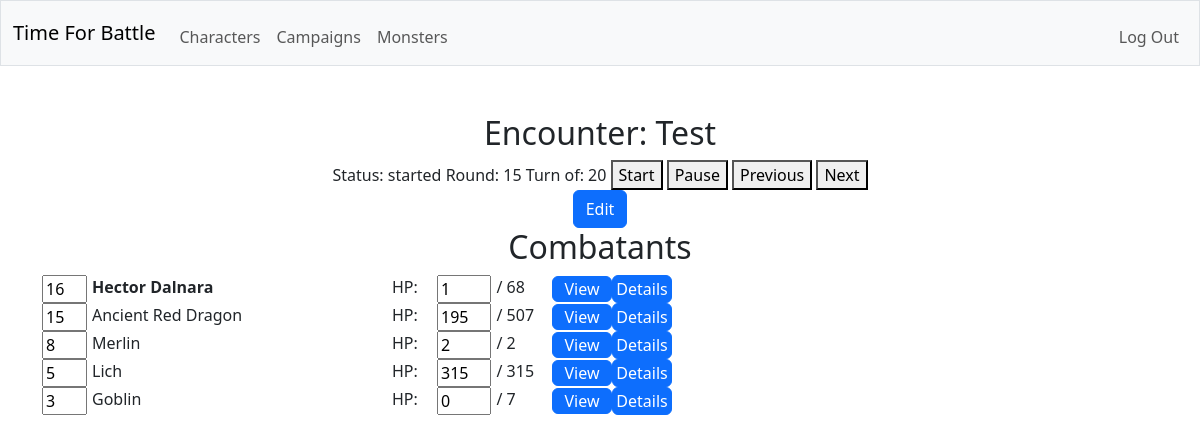
The app's page /encounter/1 (signed in) with its own data.
### tables this page shows
CREATE TABLE encounters (id INTEGER PRIMARY KEY NOT NULL, campaign_id INTEGER NOT NULL, status TEXT NOT NULL, round_count INTEGER NOT NULL, turn_combatant_id INTEGER NOT NULL, name TEXT NOT NULL, FOREIGN KEY (campaign_id) REFERENCES campaigns(id));

CREATE TABLE characters (creature_id INTEGER NOT NULL, background TEXT NOT NULL, species TEXT NOT NULL, class TEXT NOT NULL,  prof_bonus INT NOT NULL, species_traits TEXT NOT NULL, feats TEXT NOT NULL, acrobatics INTEGER NOT NULL, animal_handling INTEGER NOT NULL, arcana INTEGER NOT NULL, athletics INTEGER NOT NULL, deception INTEGER NOT NULL, history INTEGER NOT NULL, insight INTEGER NOT NULL, intimidation INTEGER NOT NULL, investigation INTEGER NOT NULL, medicine INTEGER NOT NULL, nature INTEGER NOT NULL, perception INTEGER NOT NULL, performance INTEGER NOT NULL, persuasion INTEGER NOT NULL, religion INTEGER NOT NULL, sleight_of_hand INTEGER NOT NULL, stealth INTEGER NOT NULL, survival INTEGER NOT NULL, FOREIGN KEY (creature_id) REFERENCES creatures(id));

CREATE TABLE combatants (id INTEGER PRIMARY KEY NOT NULL, encounter_id INTEGER NOT NULL, creature_id INTEGER NOT NULL, initiative INTEGER, current_hitpoints INTEGER NOT NULL, is_visible INTEGER NOT NULL, FOREIGN KEY (encounter_id) REFERENCES encounters(id));

CREATE TABLE creatures (id INTEGER PRIMARY KEY NOT NULL, user_id INTEGER NOT NULL, is_player INTEGER NOT NULL, name TEXT NOT NULL, size TEXT NOT NULL, alignment TEXT NOT NULL, armor_class TEXT NOT NULL, max_hitpoints INTEGER NOT NULL, initiative_bonus INTEGER NOT NULL, speed TEXT NOT NULL, strength INTEGER NOT NULL, dexterity INTEGER NOT NULL, constitution INTEGER NOT NULL, intelligence INTEGER NOT NULL, wisdom INTEGER NOT NULL, charisma INTEGER NOT NULL, strength_save_bonus INTEGER NOT NULL, dexterity_save_bonus INTEGER NOT NULL, constitution_save_bonus INTEGER NOT NULL, intelligence_save_bonus INTEGER NOT NULL, wisdom_save_bonus INTEGER NOT NULL, charisma_save_bonus INTEGER NOT NULL, skills TEXT NOT NULL, senses TEXT NOT NULL, languages TEXT NOT NULL, traits TEXT NOT NULL, FOREIGN KEY (user_id) REFERENCES users(id));

CREATE TABLE monsters (creature_id INTEGER NOT NULL, type TEXT NOT NULL, challenge_rating TEXT NOT NULL, vulnerabilities TEXT NOT NULL, resistances TEXT NOT NULL, immunities TEXT NOT NULL, actions TEXT NOT NULL, bonus_actions TEXT NOT NULL, reactions TEXT NOT NULL, legendary_actions TEXT NOT NULL, FOREIGN KEY (creature_id) REFERENCES creatures(id));

### app.py (the view)
@app.route("/encounter/<encounter_id>")
@login_required
def view_encounter(encounter_id):
    with sqlite3.connect(database) as conn:
        conn.row_factory = sqlite3.Row
        cur = conn.cursor()
        cur.execute(
            "SELECT * FROM encounters JOIN campaigns ON campaigns.id = encounters.campaign_id WHERE encounters.id = ?",
            (encounter_id,)
        )
        rows = [dict(row) for row in cur.fetchall()]
    if len(rows) != 1:
        return error("not found", 404)
    encounter = rows[0]
    with sqlite3.connect(database) as conn:
        conn.row_factory = sqlite3.Row
        cur = conn.cursor()
        cur.execute(
            "SELECT creatures.user_id FROM players JOIN creatures ON players.creature_id = creatures.id WHERE campaign_id = ?",
            (encounter["campaign_id"],)
        )
        player_user_ids = [dict(row) for row in cur.fetchall()]
    if encounter["dm_id"] != session["user_id"] and (encounter["status"] == "closed" or session["user_id"] not in list((user['user_id']) for user in player_user_ids)):
        return error("forbidden", 403)
    with sqlite3.connect(database) as conn:
        conn.row_factory = sqlite3.Row
        cur = conn.cursor()
        cur.execute(
            "SELECT * FROM combatants JOIN creatures ON creatures.id = combatants.creature_id LEFT JOIN characters ON characters.creature_id = combatants.creature_id LEFT JOIN monsters ON monsters.creature_id = combatants.creature_id WHERE encounter_id = ?",
            (encounter_id,)
        )
        combatants = [dict(row) for row in cur.fetchall()]
    combatants = sorted(combatants, key=lambda x: (x["initiative"] is not None, x["initiative"], x["initiative_bonus"] is not None, x["initiative_bonus"]), reverse=True)
    return render_template("encounter.html", user=session["user_id"], encounter=encounter, combatants=combatants)

### helpers.py (called while the page is built)
def login_required(f):
    @wraps(f)
    def decorated_function(*args, **kwargs):
        if session.get("user_id") is None:
            return redirect("/login")
        return f(*args, **kwargs)
    return decorated_function

### templates/encounter.html (shortened to what this page needs)
{% extends "layout.html" %}
{% block main %}
    <h2>Encounter: {{ encounter.name }}</h2>
    <label id="encounter_status">Status: {{ encounter.status }}</label>
    <label id="encounter_round_count">Round: {{ encounter.round_count }}</label>
    <label id="encounter_turn_id">Turn of: {{ encounter.turn_combatant_id }}</label>
    {% if encounter.dm_id == user %}
        <button type="button" onclick="send_encounter_status('started')">Start</button>
        <button type="button" onclick="send_encounter_status('paused')">Pause</button>
        <button type="button" onclick="send_encounter_turn(-1)">Previous</button>
        <button type="button" onclick="send_encounter_turn(1)">Next</button>
        <form action="/encounter/{{ encounter.id }}/edit" method="get">
            <button class="btn btn-primary" type="submit">Edit</button>
        </form>
    {% endif %}
    <h2>Combatants</h2>
    <div id="combatants" class="formtable" style="display: grid; grid-template-columns: 45px 300px 45px 120px 60px 60px;">
        {% for combatant in combatants %}
            <div>
                {% if combatant.user_id == user or encounter.dm_id == user %}
                    <input id="input_init_{{ combatant.id }}" onchange="send_init('{{ combatant.id }}', this.value)" type="text" value="{% if combatant.initiative == None %}{% else %}{{ combatant.initiative }}{% endif %}">
                {% endif %}
            </div>
            <label id="name_{{ combatant.id }}" {% if encounter.turn_combatant_id == combatant.id %} style="font-weight: bold;"{% endif %}>{{ combatant.name }}</label>
            <label>HP: </label>
            <span id="span_hp_{{ combatant.id }}">
                {% if combatant.user_id == user or encounter.dm_id == user %}
                    <input id="input_hp_{{ combatant.id }}" onchange="send_hp('{{ combatant.id }}', this.value)" type="text" value="{{ combatant.current_hitpoints }}">
                    <label>/ {{ combatant.max_hitpoints }}</label>
                {% endif %}
            </span>
            <div>
                {% if combatant.user_id == user or encounter.dm_id == user %}
                    <form action="/{% if combatant.is_player %}character{% else %}monster{% endif %}/{{ combatant.creature_id }}" method="get">
                        <button class="btn btn-primary" type="submit">View</button>
                    </form>
                {% endif %}
            </div>
            <div>
                {% if encounter.dm_id == user %}
                    <button class="btn btn-primary" type="button" onclick="request_creature_info('{{ combatant.creature_id }}', '{{ combatant.is_player }}')">Details</button>
                {% endif %}
            </div>
        {% endfor %}
    </div>
{% endblock %}

### static/styles.css (style rules this page uses)
.formtable input { text-align: left; width: 100%; height: 100%; min-height: 26px; }
.formtable label { text-align: left; display: block; align-items: center; width: 100%; height: 100%; padding: 0px 5px 0px 5px; min-height: 26px; }
.formtable span { display: flex; align-items: center; width: 100%; height: 100%; padding: 0px 5px 0px 5px; min-height: 26px; }
.formtable button { width: 100%; height: 100%; padding: 0px; min-height: 26px; }

### records on screen
encounters: name "Test", status "started", round_count "15", turn_combatant_id "20"
characters: initiative "16", name "Hector Dalnara", current_hitpoints "1", max_hitpoints "68"
monsters: initiative "15", name "Ancient Red Dragon", current_hitpoints "195", max_hitpoints "507"
characters: initiative "8", name "Merlin", current_hitpoints "2", max_hitpoints "2"
monsters: initiative "5", name "Lich", current_hitpoints "315", max_hitpoints "315"
monsters: initiative "3", name "Goblin", current_hitpoints "0", max_hitpoints "7"
